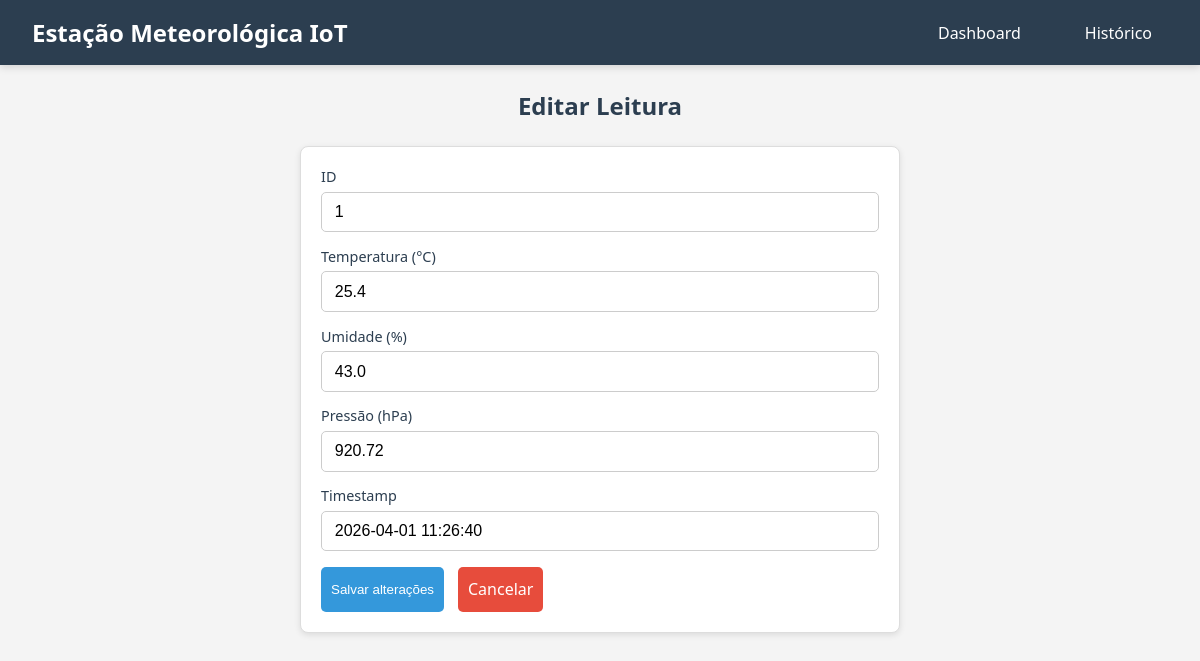
Page /editar/1 on the earlier database version.
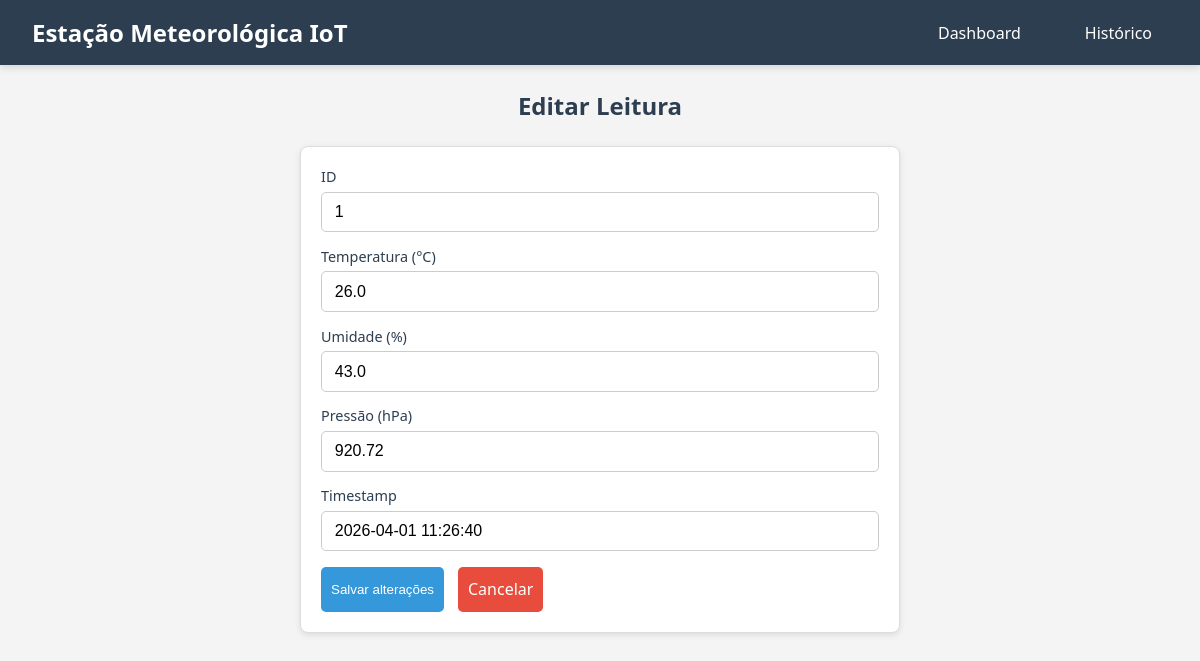
Same page on the later database version.
### tables this page shows
CREATE TABLE leituras (
    id INTEGER PRIMARY KEY AUTOINCREMENT,
    temperatura REAL NOT NULL,
    umidade REAL NOT NULL,
    pressao REAL,
    localizacao TEXT DEFAULT 'Lab',
    timestamp DATETIME DEFAULT (datetime('now','localtime'))
);

### app.py (the view, shortened to what this page needs)
@app.route('/editar/<int:id>', methods=['GET', 'POST'])
def editar(id):
    leitura = buscar_leitura(id)
    if not leitura:
        return 'Leitura não encontrada', 404
    return render_template('editar.html', leitura=leitura)

### app.py (called while the page is built)
@app.after_request
def add_cors_headers(response):
    response.headers["Access-Control-Allow-Origin"] = "*"
    response.headers["Access-Control-Allow-Methods"] = "GET, POST, PUT, DELETE, OPTIONS"
    response.headers["Access-Control-Allow-Headers"] = "Content-Type, Authorization"
    return response

### database.py (called while the page is built)
def get_db_connection():
    conn = sqlite3.connect('dados.db', timeout=10)
    conn.execute('PRAGMA journal_mode=WAL;')
    conn.execute('PRAGMA busy_timeout=5000;')
    conn.row_factory = sqlite3.Row
    return conn

def buscar_leitura(id):
    conn = get_db_connection()
    leitura = conn.execute('SELECT * FROM leituras WHERE id = ?', (id,)).fetchone()
    conn.close()
    return leitura

### templates/editar.html (shortened to what this page needs)
<!DOCTYPE html>
<html lang="pt-br">
<head>
    <link rel="stylesheet" href="../static/css/style.css">
</head>
<body>
    <nav class="navbar">
        <div class="navbar-container">
            <div class="navbar-title">
                <h1>Estação Meteorológica IoT</h1>
            </div>
            <ul class="navbar-menu">
                <li><a href="/dashboard" class="nav-link">Dashboard</a></li>
                <li><a href="/historico" class="nav-link">Histórico</a></li>
            </ul>
        </div>
    </nav>
    <div class="latest">
        <h2>Editar Leitura</h2>
        <form method="POST" action="" class="editar-form">
            <div class="form-row">
                <label for="id">ID</label>
                <input type="text" id="id" value="{{ leitura.id }}" readonly>
            </div>
            <div class="form-row">
                <label for="temperatura">Temperatura (°C)</label>
                <input type="number" step="0.01" name="temperatura" id="temperatura" required value="{{ leitura.temperatura }}">
            </div>
            <div class="form-row">
                <label for="umidade">Umidade (%)</label>
                <input type="number" step="0.01" name="umidade" id="umidade" required value="{{ leitura.umidade }}">
            </div>
            <div class="form-row">
                <label for="pressao">Pressão (hPa)</label>
                <input type="number" step="0.01" name="pressao" id="pressao" required value="{{ leitura.pressao }}">
            </div>
            <div class="form-row">
                <label for="timestamp">Timestamp</label>
                <input type="text" id="timestamp" value="{{ leitura.timestamp }}" readonly>
            </div>
            <div class="form-actions">
                <button type="submit" class="historic-action-btn historic-action-btn-editar">Salvar alterações</button>
                <a href="/historico" class="historic-action-btn historic-action-btn-excluir" style="display:inline-block;text-decoration:none;line-height:1.8;">Cancelar</a>
            </div>
        </form>
    </div>
</body>
</html>

Differences in the rows shown:
changed leituras id 1: temperatura "25.4" → "26.0"
